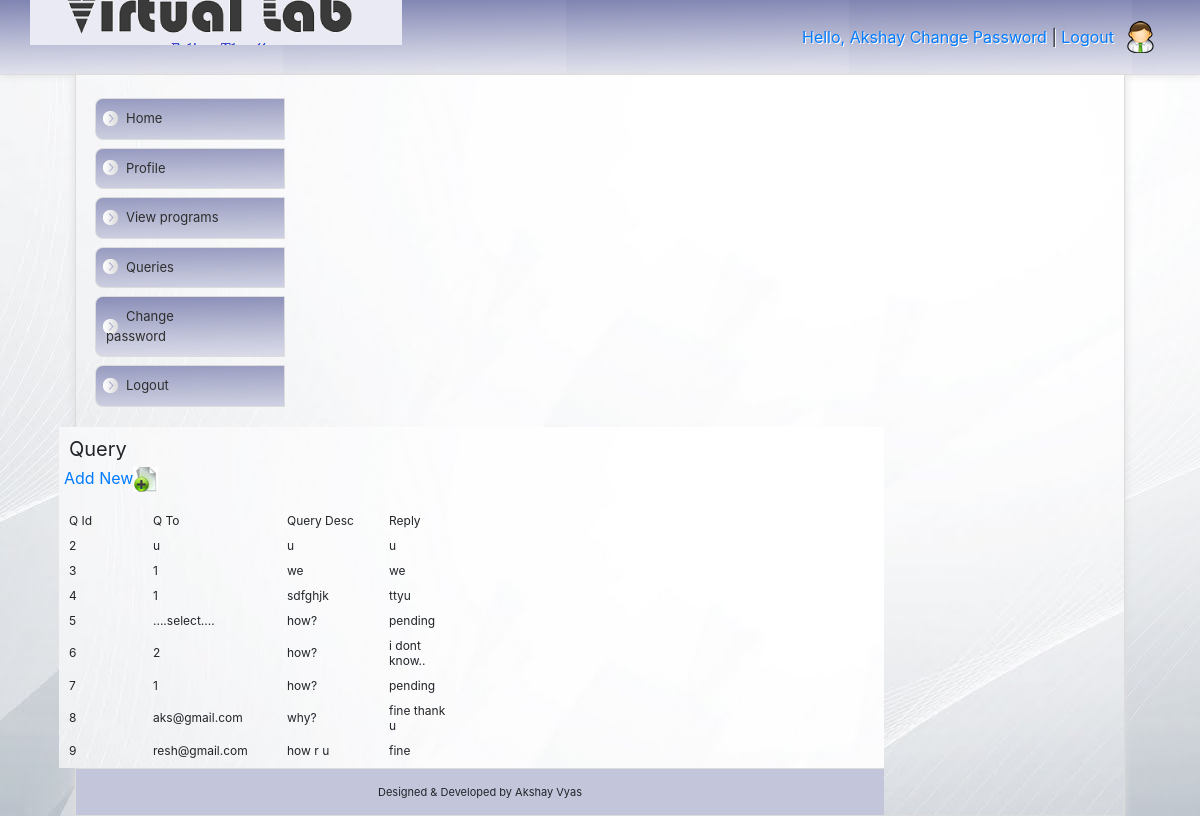
Screenshot of /login/student/query_view.php (signed in) with the database file from the repository.
### tables this page shows
CREATE TABLE IF NOT EXISTS `registration` (
  `Student_id` int(13) NOT NULL AUTO_INCREMENT,
  `fullname` varchar(15) NOT NULL,
  `address` varchar(15) NOT NULL,
  `clg_id` int(30) NOT NULL,
  `course_id` int(30) NOT NULL,
  `email_id` varchar(50) NOT NULL,
  `mobile` varchar(10) NOT NULL,
  `gender` varchar(6) NOT NULL,
  `sem` varchar(20) NOT NULL,
  PRIMARY KEY (`Student_id`)
);

CREATE TABLE IF NOT EXISTS `queries` (
  `q_id` int(50) NOT NULL AUTO_INCREMENT,
  `q_from` varchar(100) NOT NULL,
  `q_to` varchar(100) NOT NULL,
  `query_desc` varchar(200) NOT NULL,
  `reply` varchar(500) NOT NULL,
  PRIMARY KEY (`q_id`)
);

### login/student/query_view.php (the view, shortened to what this page needs)
<?php include('metatags.php');  ?>
<?php include('header.php');  ?>
<?php include('menu.php');  ?>
		<div id="rightContent">
	<h3>Query</h3>
	<p><a href="query_form.php">Add New<img src="mos-css/img/addnew.jpeg"></a> </p>
  <table width="561" border="4">
    <tr>
	<td width="84">Q Id </td>
      <td width="134">Q To </td>
      <td width="102">Query Desc </td>
      <td width="67">Reply</td>
    </tr>
	<?php
	$sql="select * from queries";
	$res=mysql_query($sql);
	while($row=mysql_fetch_array($res))
	{
	?>
    <tr>
	<td><?php echo $row['q_id'];?></td>
      <td><?php echo $row['q_to'];?></td>
      <td><?php echo $row['query_desc'];?></td>
      <td><?php echo $row['reply'];?></td>
    </tr>
	 <?php
	  }
	  ?>
	  </table>
	  </div>
<?php include('footer.php');  ?>

### login/student/header.php (shortened to what this page needs)
<body>
<div id="header">
	<div class="inHeader">
		<div class="mosAdmin">
		<a href=""><a href="#">Hello, <?php echo $name;  ?></a> <a href= "change pwd.php">Change Password</a> | <a href="../logout.php">Logout</a>
		</div>
	</div>
</div>

### login/student/mos-css/mos-style.css (style rules this page uses)
body { background: url(img/bg_kiri.jpg); margin: 0; padding: 0; font-family: Cursive; font-size: 15px; color: #2e2e2e; text-align: center; }
img { border: none; }
a { color: #527e19; text-decoration: none; }
table { border:none;font-size: 12px; width:auto; }
td { border:none; padding: 5px; }
#header { width: 100%; border-bottom: 1px solid #dcdcdc; background: url(img/green.jpg) repeat left; height: 75px; z-index: 1000; -moz-box-shadow: 0px 0px 8px #dcdcdc; -webkit-box-shadow: 0px 0px 8px #dcdcdc; }
.inHeader { float: center; background: url(img/logo.png) no-repeat left center; margin: auto; width: 95%; height: 45px; padding: 15px; border-right: 0px solid #dcdcdc; border-left: 0px solid #dcdcdc; }
.mosAdmin { float: right; border: 0px solid #dcdcdc; margin: 0 1px 0 auto; text-align: right; padding: 10px 40px 10px 10px; background: url(img/Administrator.png) no-repeat right center; text-shadow: 1px 1px #fff; }
#rightContent { width: 825px; padding: 5px; float: right; border-left: 0px solid #dcdcdc; text-align: left; background: inherit; }
#rightContent h3 { font-size: 20px; font-weight: normal; padding: 0; margin: 5px; }

### rows the page displays
registration: fullname "Akshay"
queries: q_id "2", q_to "u", query_desc "u", reply "u"
queries: q_id "3", q_to "1", query_desc "we", reply "we"
queries: q_id "4", q_to "1", query_desc "sdfghjk", reply "ttyu"
queries: q_id "5", q_to "....select....", query_desc "how?", reply "pending"
queries: q_id "6", q_to "2", query_desc "how?", reply "i dont know.."
queries: q_id "7", q_to "1", query_desc "how?", reply "pending"
queries: q_id "8", q_to "aks@gmail.com", query_desc "why?", reply "fine thank u"
queries: q_id "9", q_to "resh@gmail.com", query_desc "how r u", reply "fine"
